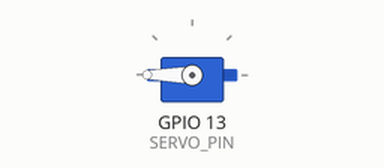
Simulated run of this sketch. Board: ESP32. On the bench: servo.

Above: at 0.05 s.
At 0.95 s:
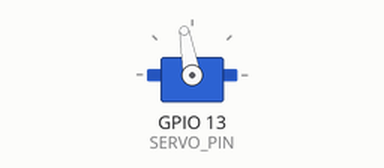
At 1.9 s:
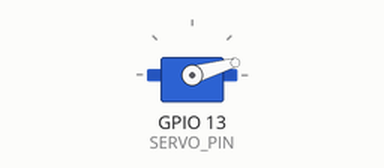
At 3.8 s:
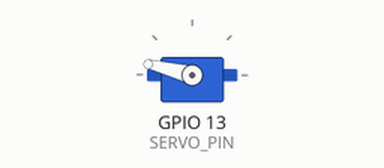
Timing chart, 0 to 9.2 s (numbered marks = the images above):
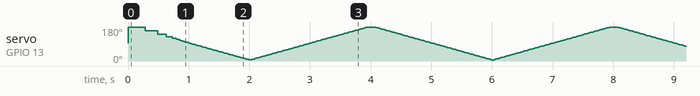

The sketch:

ServoTest.ino
```cpp
// (licence header left out)
/*
   Test of asynchronous servo.

   The test run for 40 sec. moving the proxy sensor from left to right
   and backward.
*/
#include "Arduino.h"

#include <esp_log.h>
static const char* TAG = "ServoTest";

#include "pins.h"
#include "LidarServo.h"

#define SERIAL_BPS 115200
#define PERIOD 4000ul
#define HALF_PERIOD (PERIOD / 2)
#define TEST_DURATION (PERIOD * 10)
#define FRONT_ANGLE 0

static int lastAngle;
static unsigned long timeout;
static boolean completed;
static LidarServo sensor(SERVO_PIN);

void setup() {
  Serial.begin(SERIAL_BPS);
  while (!Serial) {
    delay(10);
  }
  ESP_LOGI(TAG, "Setting up ...");
  sensor.onPosition(handleDataReady);
  sensor.offset(-5);
  sensor.begin();
  timeout = millis() + TEST_DURATION;
  sensor.direction(0, millis());
  ESP_LOGI(TAG, "Start.");
}

void loop() {
  sensor.polling(millis());
}

static void handleDataReady(void*, LidarServo& sensor) {
  const unsigned long t0 = millis();
  const int angle = sensor.direction();
  ESP_LOGI(TAG, "%d DEG", angle);
  if (angle != lastAngle) {
    lastAngle = angle;
  }
  const unsigned long dt = t0 % PERIOD;
  // : 180 - 180 * (t0 - HALF_PERIOD) / HALF_PERIOD;
  const int angle1 = dt <= HALF_PERIOD
                       ? 180 * dt / HALF_PERIOD - 90
                       : 360 - 90 - 180 * dt / HALF_PERIOD;
  if (t0 < timeout) {
    sensor.direction(angle1, t0);
  } else if (!completed) {
    completed = true;
    ESP_LOGI(TAG, "Completed.");
    sensor.direction(0, t0);
  }
}
```

LidarServo.cpp
```cpp
// (licence header left out)
#include "LidarServo.h"

#include <esp_log.h>
static const char* TAG = "WheellySensor";

static const unsigned long RESET_INTERVAL = 3000ul;
static const unsigned ROOT_DEG = 360;
static const unsigned long MILLIS_PER_ROOT = 1143;  // ~= 0.315 DEG/millis

/**
   Creates the proxy sensor
*/
LidarServo::LidarServo(const uint8_t servoPin)
  : _servoPin(servoPin) {
}

/**
   Begins the sensor
*/
void LidarServo::begin(void) {
  ESP_LOGI(TAG, "Begin");
  _servo.attach(_servoPin);
  _servo.write(90 - _toDirection - _offset);
  /* Computes the time to position and scan */
  unsigned long t0 = millis();
  _fromTime = _toTime = t0;
}

/*
   Polls
*/
void LidarServo::polling(const unsigned long t0) {
  if (t0 > _lastPoll) {
    if (t0 < _toTime) {
      // Head not in position
      // Computes current position
      int ox = _direction;
      _direction = _toTime > _fromTime ? map(t0, _fromTime, _toTime, _fromDirection, _toDirection) : _toDirection;
    } else if (_moving) {
      // Head reached the position
      ESP_LOGD(TAG, "Position reached");
      _direction = _toDirection;
      _moving = false;
      if (_onPosition) {
        _onPosition(_context, *this);
      }
    }
    _lastPoll = t0;
  }
}

/*
   Sets the sensor direction
   @param angle the direction in (DEG)
*/
void LidarServo::direction(const int angle, const unsigned long t0) {
  ESP_LOGD(TAG, "direction=%d", angle);
  _moving = true;
  if (_direction != angle) {
    // Compute the time to reach the target
    unsigned long dt = abs(angle - _fromDirection) * MILLIS_PER_ROOT / ROOT_DEG;
    _fromDirection = _direction;
    _fromTime = t0;
    _toTime = t0 + dt;
    _toDirection = angle;

    // Computes the servo angle command
    int wr = min(max(0, 90 - _toDirection - _offset), 180);
    ESP_LOGD(TAG, "dir=%d, wr: %d", _toDirection, wr);
    _servo.write(wr);
  } else {
    ESP_LOGD(TAG, "Head already in position");
    _fromDirection = _toDirection = angle;
    _fromTime = _toTime = t0;
  }
}
```

LidarServo.h
```cpp
// (licence header left out)
#ifndef LidarServo_h
#define LidarServo_h

#include "Arduino.h"
#include <ESP32Servo.h>

class LidarServo;

typedef void (*OnPositionCallBack_t)(void *context, LidarServo &servo);

/*
   Proxy sensor
*/
class LidarServo {
private:
  const uint8_t _servoPin;
  Servo _servo;
  int _direction;
  int _toDirection;
  int _fromDirection;
  int _offset;
  bool _moving;
  unsigned long _lastPoll;
  unsigned long _toTime;
  unsigned long _fromTime;
  OnPositionCallBack_t _onPosition;
  void *_context;

public:
  LidarServo(const uint8_t servoPin);

  /**
       Begins the sensor
    */
  void begin(void);

  /*
       Sets callback on reached
    */
  void onPosition(OnPositionCallBack_t callback, void *context = NULL) {
    _onPosition = callback;
    _context = context;
  }

  /*
       Sets the angle
       @param angle the angle in (DEG)
    */
  void direction(const int value, const unsigned long t0);

  /*
       Polls
    */
  void polling(const unsigned long t0);

  /*
       Sets the offset
    */
  void offset(const int value) {
    _offset = value;
  }

  /**
       Returns the servo direction
    */
  const int direction(void) const {
    return _direction;
  }

  /**
       Returns the servo direction
    */
  const int targetDirection(void) const {
    return _toDirection;
  }

  /**
  * Returns true if the servo is moving
  */
  const bool moving() const {
    return _moving;
  }
};

#endif
```

pins.h
```cpp
// (licence header left out)
#ifndef pins_h
#define pins_h

/*
  2  - critic: internal pull-down, must be left floating or LOW to enter flashing mode
  4  - internal pull-down
  5  - internal pull-up, outputs PWM signal at boot, strapping pin
  12 - critic: internal pull-down, boot fails if pulled high, strapping pin
  13 - SERVO_PIN
  14 - outputs PWM signal at boot
  15 - internal pull-up, outputs PWM signal at boot, strapping pin
  16 - LEFT_FORW_PIN
  17 - LEFT_BACK_PIN
  18 - RIGHT_FORW_PIN
  19 - RIGHT_BACK_PIN
  21 - SDA
  22 - SCL
  23 - TRIGGER_PIN
  25 - STATUS_LED_PIN
  26 - FRONT_LIDAR_PIN
  27 - REAR_LIDAR_PIN
  32 - LEFT_PIN
  33 - RIGHT_PIN
  34 - ECHO_PIN - input only
  35 - FRONT_CONTACTS_PIN - input only
  36 - SP - REAR_CONTACTS_PIN - input only
  39 - SN - VOLTAGE_PIN - input only
*/

// The ADC pins

#define VOLTAGE_PIN 39

// The digital input pins

#define LEFT_PIN 32
#define RIGHT_PIN 33
#define ECHO_PIN 34
#define FRONT_CONTACTS_PIN 35
#define REAR_CONTACTS_PIN 36

// The PWM output pins

#define SERVO_PIN 13
#define LEFT_FORW_PIN 16
#define LEFT_BACK_PIN 17
#define RIGHT_FORW_PIN 18
#define RIGHT_BACK_PIN 19

// IC2 pins

#define SDA_PIN 21
#define SCL_PIN 22

// The digital output pins

#define TRIGGER_PIN 23
#define STATUS_LED_PIN 25
#define FRONT_LIDAR_PIN 26
#define REAR_LIDAR_PIN 27

#endif
```
